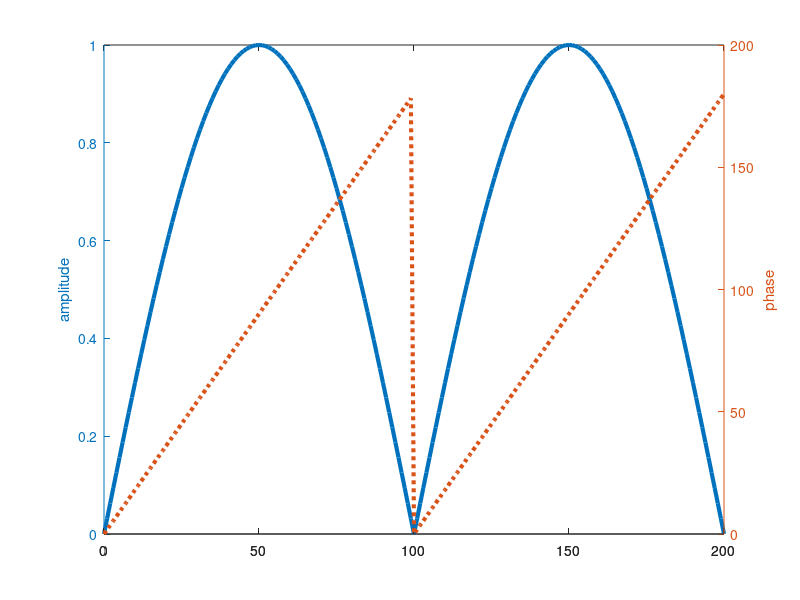

Write the MATLAB code that produced this figure.
figure
angl = 0:0.01*pi:2*pi;
ampl = sin(0:0.01*pi:2*pi);
z = ampl.*(cos(angl) + sqrt(-1)*sin(angl));
[AX,H1,H2] = plotyy(0:200,abs(z),0:200,angle(z)*180/pi);
set(get(AX(1),'Ylabel'),'String','amplitude') 
set(get(AX(2),'Ylabel'),'String','phase')
set(H1,'LineWidth',3)
set(H2,'LineStyle',':','LineWidth',3)
